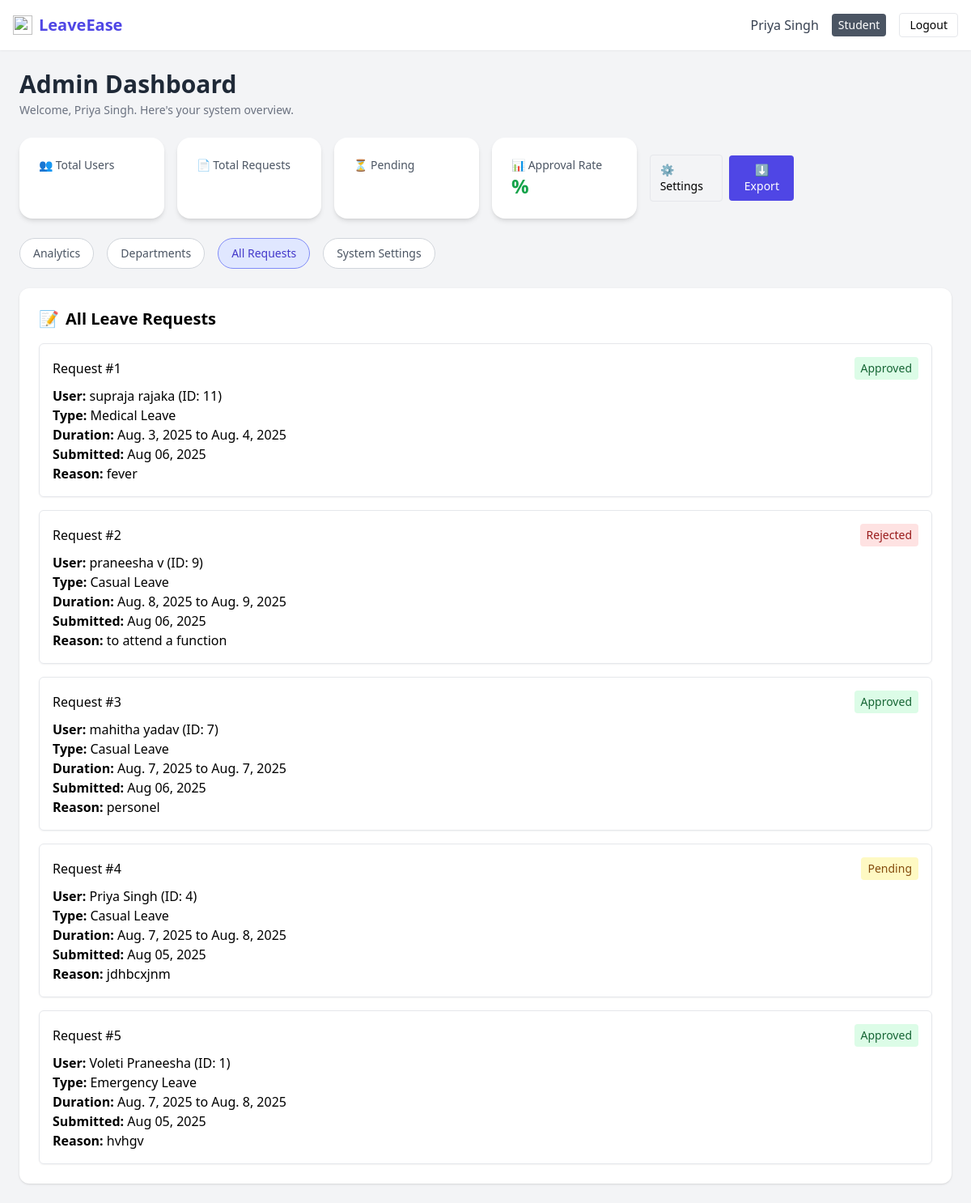
The app's page /admin_dashboard/?tab=requests (signed in) with its own data.
### accounts/models.py (models this page shows, shortened)
class CustomUser(AbstractUser):
    ROLE_CHOICES = [
        ('student', 'Student'),
        ('faculty', 'Faculty'),
        ('admin', 'Admin'),
    ]
    phone_number = models.CharField(max_length=15)
    role = models.CharField(max_length=10, choices=ROLE_CHOICES)
    department = models.CharField(max_length=100)
    roll_number = models.CharField(max_length=20, blank=True, null=True)

class LeaveRequest(models.Model):
    user = models.ForeignKey(settings.AUTH_USER_MODEL, on_delete=models.CASCADE)
    leave_type = models.CharField(max_length=20, choices=LEAVE_TYPES)
    start_date = models.DateField()
    end_date = models.DateField()
    reason = models.TextField()
    address_during_leave = models.CharField(max_length=255, blank=True)
    emergency_contact = models.CharField(max_length=15, blank=True)
    document = models.FileField(upload_to='leave_documents/', blank=True, null=True)
    submitted_at = models.DateTimeField(auto_now_add=True)
    status = models.CharField(max_length=20, choices=LEAVE_STATUS, default='Pending')

### accounts/views.py (the view, shortened to what this page needs)
# urls.py: path('admin_dashboard/', views.admin_dashboard, name='admin_dashboard'),  # Custom admin dashboard
@login_required
def admin_dashboard(request):
    tab = request.GET.get('tab', 'analytics')
    context = {'tab': tab}
    if tab == 'analytics':
        total_users = CustomUser.objects.count()
        total_requests = LeaveRequest.objects.count()
        pending_requests = LeaveRequest.objects.filter(status='Pending').count()
        approved_requests = LeaveRequest.objects.filter(status='Approved').count()
        approval_rate = (approved_requests / total_requests * 100) if total_requests > 0 else 0
        monthly_data = (
            LeaveRequest.objects
            .annotate(month=TruncMonth('start_date'))
            .values('month')
            .annotate(count=Count('id'))
            .order_by('month')
        )
        months = [calendar.month_name[d['month'].month] for d in monthly_data]
        monthly_counts = [d['count'] for d in monthly_data]
        type_data = LeaveRequest.objects.values('leave_type').annotate(count=Count('id'))
        leave_labels = [d['leave_type'] for d in type_data]
        leave_counts = [d['count'] for d in type_data]
        context.update({
            'total_users': total_users,
            'total_requests': total_requests,
            'pending_requests': pending_requests,
            'approval_rate': round(approval_rate, 1),
            'months': months,
            'monthly_counts': monthly_counts,
            'leave_labels': leave_labels,
            'leave_counts': leave_counts,
        })
    elif tab == 'requests':
        leave_requests = LeaveRequest.objects.select_related('user').order_by('-submitted_at')
        context['leave_requests'] = leave_requests
    return render(request, 'accounts/admin_dashboard.html', context)

### accounts/templates/accounts/admin_dashboard.html (shortened to what this page needs)
<!DOCTYPE html>
<html lang="en">
<head>
  <script src="https://cdn.tailwindcss.com"></script>
</head>
<body class="bg-gray-100 min-h-screen">
  <nav class="bg-white shadow-sm p-4 flex justify-between items-center">
    <div class="flex items-center space-x-2">
      <img src="https://img.icons8.com/fluency/48/leave.png" class="h-6 w-6" />
      <h1 class="text-xl font-bold text-indigo-600">LeaveEase</h1>
    </div>
    <div class="flex items-center space-x-4">
      <span class="text-gray-700 hidden sm:inline">{{ user.get_full_name }}</span>
      <span class="text-sm px-2 py-1 rounded text-white bg-gray-600">{{ user.role|title }}</span>
      <a href="{% url 'logout' %}" class="bg-white border px-3 py-1 rounded hover:bg-gray-100 text-sm">Logout</a>
    </div>
  </nav>
  <div class="max-w-7xl mx-auto px-6 py-6">
    <h2 class="text-3xl font-semibold text-gray-800 mb-1">Admin Dashboard</h2>
    <p class="text-sm text-gray-500 mb-6">Welcome, {{ user.get_full_name }}. Here's your system overview.</p>
    <div class="grid grid-cols-2 md:grid-cols-3 lg:grid-cols-6 gap-4 mb-6">
      <div class="bg-white p-6 rounded-2xl shadow-md">
        <p class="text-sm text-gray-600">👥 Total Users</p>
      </div>
      <div class="bg-white p-6 rounded-2xl shadow-md">
        <p class="text-sm text-gray-600">📄 Total Requests</p>
      </div>
      <div class="bg-white p-6 rounded-2xl shadow-md">
        <p class="text-sm text-gray-600">⏳ Pending</p>
      </div>
      <div class="bg-white p-6 rounded-2xl shadow-md">
        <p class="text-sm text-gray-600">📊 Approval Rate</p>
        <p class="text-2xl font-bold text-green-600">{{ approval_rate }}%</p>
      </div>
      <div class="flex justify-end items-center gap-2 col-span-2 lg:col-span-1">
        <a href="?tab=settings" class="px-3 py-2 border rounded text-sm hover:bg-gray-100">⚙ Settings</a>
        <button class="px-3 py-2 bg-indigo-600 text-white text-sm rounded hover:bg-indigo-700">⬇ Export</button>
      </div>
    </div>
    <div class="mb-6 flex space-x-4 text-sm">
      <a href="?tab=analytics" class="px-4 py-2 rounded-full border transition-all duration-200 {% if tab == 'analytics' %}bg-indigo-100 text-indigo-700 border-indigo-400{% else %}bg-white text-gray-600 border-gray-300 hover:bg-indigo-50{% endif %}">Analytics</a>
      <a href="?tab=departments" class="px-4 py-2 rounded-full border transition-all duration-200 {% if tab == 'departments' %}bg-indigo-100 text-indigo-700 border-indigo-400{% else %}bg-white text-gray-600 border-gray-300 hover:bg-indigo-50{% endif %}">Departments</a>
      <a href="?tab=requests" class="px-4 py-2 rounded-full border transition-all duration-200 {% if tab == 'requests' %}bg-indigo-100 text-indigo-700 border-indigo-400{% else %}bg-white text-gray-600 border-gray-300 hover:bg-indigo-50{% endif %}">All Requests</a>
      <a href="?tab=settings" class="px-4 py-2 rounded-full border transition-all duration-200 {% if tab == 'settings' %}bg-indigo-100 text-indigo-700 border-indigo-400{% else %}bg-white text-gray-600 border-gray-300 hover:bg-indigo-50{% endif %}">System Settings</a>
    </div>
    {% if tab == 'requests' %}
    <div class="bg-white p-6 rounded-xl shadow">
      <h2 class="text-xl font-semibold mb-4 flex items-center">
        <span class="mr-2">📝</span> All Leave Requests
      </h2>
      {% if leave_requests %}
      <div class="space-y-4">
        {% for request in leave_requests %}
        <div class="border p-4 rounded-md shadow-sm">
          <div class="flex justify-between items-center mb-2">
            <h3 class="font-medium">Request #{{ forloop.counter }}</h3>
            <span class="px-2 py-1 text-sm rounded
              {% if request.status == 'Pending' %}
                bg-yellow-100 text-yellow-800
              {% elif request.status == 'Approved' %}
                bg-green-100 text-green-800
              {% elif request.status == 'Rejected' %}
                bg-red-100 text-red-800
              {% endif %}">
              {{ request.status }}
            </span>
          </div>
          <p><strong>User:</strong> {{ request.user.get_full_name }} (ID: {{ request.user.id }})</p>
          <p><strong>Type:</strong> {{ request.leave_type }}</p>
          <p><strong>Duration:</strong> {{ request.start_date }} to {{ request.end_date }}</p>
          <p><strong>Submitted:</strong> {{ request.submitted_at|date:"M d, Y" }}</p>
          <p><strong>Reason:</strong> {{ request.reason }}</p>
        </div>
        {% endfor %}
      </div>
      {% else %}
      <p class="text-sm text-gray-500">No leave requests found.</p>
      {% endif %}
    </div>
    {% endif %}
  </div>
</body>
</html>

### records on screen
CustomUser: get_full_name "Priya Singh", role "Student"
LeaveRequest: status "Approved", user.get_full_name "supraja rajaka", user.id "11", leave_type "Medical Leave", start_date "Aug. 3, 2025", end_date "Aug. 4, 2025", submitted_at "Aug 06, 2025", reason "fever"
LeaveRequest: status "Rejected", user.get_full_name "praneesha v", user.id "9", leave_type "Casual Leave", start_date "Aug. 8, 2025", end_date "Aug. 9, 2025", submitted_at "Aug 06, 2025", reason "to attend a function"
LeaveRequest: status "Approved", user.get_full_name "mahitha yadav", user.id "7", leave_type "Casual Leave", start_date "Aug. 7, 2025", end_date "Aug. 7, 2025", submitted_at "Aug 06, 2025", reason "personel"
LeaveRequest: status "Pending", user.get_full_name "Priya Singh", user.id "4", leave_type "Casual Leave", start_date "Aug. 7, 2025", end_date "Aug. 8, 2025", submitted_at "Aug 05, 2025", reason "jdhbcxjnm"
LeaveRequest: status "Approved", user.get_full_name "Voleti Praneesha", user.id "1", leave_type "Emergency Leave", start_date "Aug. 7, 2025", end_date "Aug. 8, 2025", submitted_at "Aug 05, 2025", reason "hvhgv"
